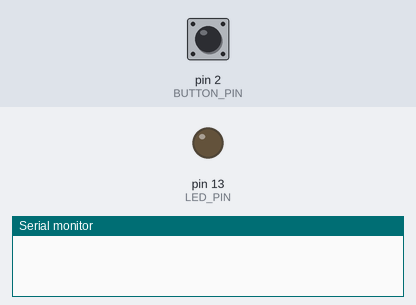
Bench run of a sketch on a simulated Arduino Uno, built with avr-gcc and run on an emulated ATmega328P. On the bench: output pins drawn as LEDs (lit = HIGH), the last lines printed to the serial monitor. The test bench sets the inputs (shaded band); at power-on: pin 2 (BUTTON_PIN) HIGH.

Above: at 1.2 s.
1.3 s: pin 2 (BUTTON_PIN) pulled LOW for 0.15 s
At 2.2 s:
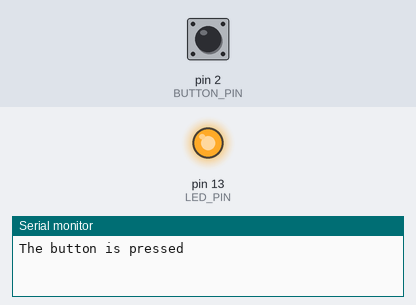
2.9 s: pin 2 (BUTTON_PIN) pulled LOW for 1 s
At 3.4 s:
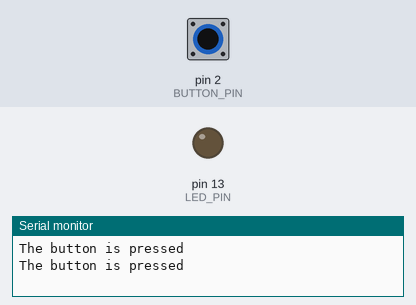
5.4 s: pin 2 (BUTTON_PIN) pulled LOW for 3.2 s
At 6.5 s:
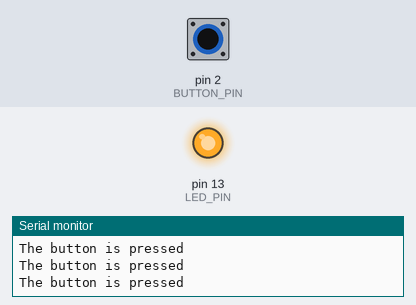
Timing chart, 0 to 8.4 s (numbered marks = the images above; inputs shaded):
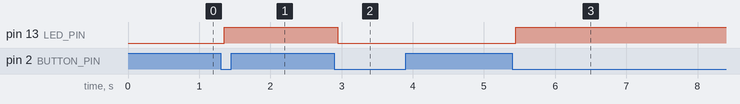

The sketch:

on_off2.ino
```cpp
#include <ezButton.h>

/// constants won't change
const int BUTTON_PIN = 2; // the number of the pushbutton pin
const int LED_PIN    = 13; // the number of the LED pin

ezButton button(BUTTON_PIN);  // create ezButton object that attach to pin 7;

// variables will change:
int ledState = LOW;   // the current state of LED

void setup() {
  Serial.begin(9600);         // initialize serial
  pinMode(LED_PIN, OUTPUT);   // set arduino pin to output mode
  button.setDebounceTime(50); // set debounce time to 50 milliseconds
}

void loop() {
  button.loop(); // MUST call the loop() function first

  if(button.isPressed()) {
    Serial.println("The button is pressed");

    // toggle state of LED
    ledState = !ledState;

    // control LED arccoding to the toggleed sate
    digitalWrite(LED_PIN, ledState);
  }
}
```

Measured:
- after the input at 1.3 s, pin 13 (LED_PIN): LOW → HIGH after 0.05 s
- after the input at 2.9 s, pin 13 (LED_PIN): HIGH → LOW after 0.05 s
- after the input at 5.4 s, pin 13 (LED_PIN): LOW → HIGH after 0.05 s
